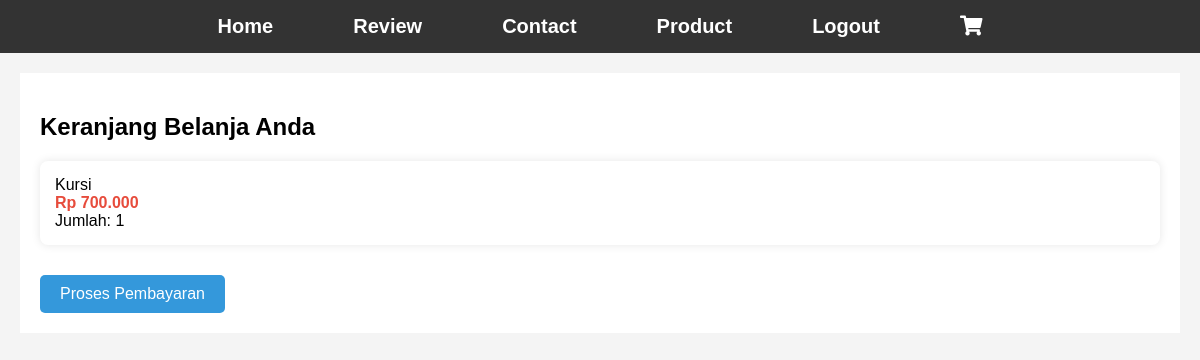
Page /patient/cart.php (signed in) on the committed database.
### tables this page shows
CREATE TABLE `keranjang` (
  `Nama_Pelanggan_Keranjang` varchar(255) DEFAULT NULL,
  `Id_Produk_Keranjang` int(11) NOT NULL,
  `Nama_Produk_Keranjang` varchar(255) DEFAULT NULL,
  `Material_Produk_Keranjang` varchar(255) DEFAULT NULL,
  `Warna_Produk_Keranjang` varchar(50) DEFAULT NULL,
  `Harga_Produk_Keranjang` decimal(10,2) DEFAULT NULL,
  `Jumlah_Produk_Keranjang` varchar(100) DEFAULT NULL
);

### patient/cart.php (the view, shortened to what this page needs)
<?php
require_once('../config/db_connection.php');
$username = $_SESSION['username'];
$query_pelanggan = "SELECT Nama FROM pelanggan WHERE Username = '$username'";
$result_pelanggan = $conn->query($query_pelanggan);
$pelanggan = $result_pelanggan->fetch_assoc();
$nama_pelanggan = $pelanggan['Nama'];
$query = "SELECT * FROM keranjang WHERE Nama_Pelanggan_Keranjang = '$nama_pelanggan'";
$result = mysqli_query($conn, $query);
?>
<!DOCTYPE html>
<html lang="id">
<head>
    <link href="https://cdnjs.cloudflare.com/ajax/libs/font-awesome/5.15.4/css/all.min.css" rel="stylesheet">
</head>
<body>
    <nav>
        <ul>
            <li><a href="pelanggan_dashboard.php">Home</a></li>
            <li><a href="review.php">Review</a></li>
            <li><a href="contact.php">Contact</a></li>
            <li><a href="catalogue.php">Product</a></li>
            <li><a href="logout.php">Logout</a></li>
            <li><a href="cart.php"><i class="fas fa-shopping-cart cart-icon"></i></a></li>
        </ul>
    </nav>
    <section class="cart-items">
        <h2>Keranjang Belanja Anda</h2>
        <?php if (isset($message)): ?>
            <p><?php echo $message; ?></p>
        <?php else: ?>
            <?php while ($item = mysqli_fetch_assoc($result)): ?>
                <div class="cart-item">
                    <div class="cart-item-details">
                        <p><?php echo $item['Nama_Produk_Keranjang']; ?></p>
                        <p class="price">Rp <?php echo number_format($item['Harga_Produk_Keranjang'], 0, ',', '.'); ?></p>
                        <p>Jumlah: <?php echo $item['Jumlah_Produk_Keranjang']; ?></p>
                    </div>
                </div>
            <?php endwhile; ?>
        <?php endif; ?>
        <a href="checkout.php" class="checkout-button">Proses Pembayaran</a>
    </section>
</body>
</html>

### patient/cart.php (style rules this page uses)
body { font-family: Arial, sans-serif; margin: 0; padding: 0; background-color: #f4f4f4; }
nav { background-color: #333; padding: 15px 0; display: flex; justify-content: center; align-items: center; position: relative; width: 100%; }
nav ul { list-style: none; display: flex; justify-content: center; padding: 0; margin: 0; }
nav ul li { margin: 0 20px; }
nav a { color: white; text-decoration: none; font-size: 20px; font-weight: bold; padding: 10px 20px; }
.cart-items { padding: 20px; background-color: white; margin: 20px; }
.cart-item { display: flex; align-items: center; padding: 15px; background-color: #fff; margin-bottom: 10px; box-shadow: 0 0 10px rgba(0, 0, 0, 0.1); border-radius: 8px; }
.cart-item p { margin: 0; font-size: 16px; }
.cart-item .price { font-weight: bold; color: #e74c3c; }
.checkout-button { display: inline-block; padding: 10px 20px; background-color: #3498db; color: white; text-decoration: none; border-radius: 5px; margin-top: 20px; }

### rows in the picture
keranjang: Nama_Produk_Keranjang "Kursi", Harga_Produk_Keranjang "700.000", Jumlah_Produk_Keranjang "1"
